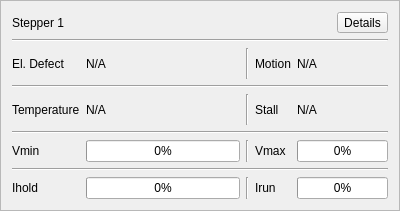
<?xml version="1.0" encoding="UTF-8"?>
<ui version="4.0">
 <class>OutputStepperFrame</class>
 <widget class="QFrame" name="OutputStepperFrame">
  <property name="geometry">
   <rect>
    <x>0</x>
    <y>0</y>
    <width>400</width>
    <height>211</height>
   </rect>
  </property>
  <property name="windowTitle">
   <string>Frame</string>
  </property>
  <property name="frameShape">
   <enum>QFrame::StyledPanel</enum>
  </property>
  <property name="frameShadow">
   <enum>QFrame::Raised</enum>
  </property>
  <layout class="QVBoxLayout" name="verticalLayout">
   <item>
    <layout class="QGridLayout" name="gridLayout">
     <item row="4" column="0">
      <widget class="QLabel" name="label_5">
       <property name="text">
        <string>Temperature</string>
       </property>
      </widget>
     </item>
     <item row="2" column="1">
      <widget class="QLabel" name="labelElDef">
       <property name="text">
        <string>N/A</string>
       </property>
      </widget>
     </item>
     <item row="2" column="4">
      <widget class="QLabel" name="labelMotion">
       <property name="text">
        <string>N/A</string>
       </property>
      </widget>
     </item>
     <item row="2" column="2">
      <widget class="Line" name="line_2">
       <property name="orientation">
        <enum>Qt::Vertical</enum>
       </property>
      </widget>
     </item>
     <item row="4" column="2">
      <widget class="Line" name="line_4">
       <property name="orientation">
        <enum>Qt::Vertical</enum>
       </property>
      </widget>
     </item>
     <item row="8" column="0">
      <widget class="QLabel" name="label_10">
       <property name="text">
        <string>Ihold</string>
       </property>
      </widget>
     </item>
     <item row="8" column="1">
      <widget class="QProgressBar" name="barIhold">
       <property name="maximum">
        <number>15</number>
       </property>
       <property name="value">
        <number>0</number>
       </property>
      </widget>
     </item>
     <item row="4" column="4">
      <widget class="QLabel" name="labelStall">
       <property name="text">
        <string>N/A</string>
       </property>
      </widget>
     </item>
     <item row="2" column="3">
      <widget class="QLabel" name="label_3">
       <property name="text">
        <string>Motion</string>
       </property>
      </widget>
     </item>
     <item row="6" column="3">
      <widget class="QLabel" name="label_11">
       <property name="text">
        <string>Vmax</string>
       </property>
      </widget>
     </item>
     <item row="4" column="3">
      <widget class="QLabel" name="label_7">
       <property name="text">
        <string>Stall</string>
       </property>
      </widget>
     </item>
     <item row="0" column="0">
      <widget class="QLabel" name="labelName">
       <property name="text">
        <string>Stepper 1</string>
       </property>
      </widget>
     </item>
     <item row="6" column="1">
      <widget class="QProgressBar" name="barVmin">
       <property name="maximum">
        <number>15</number>
       </property>
       <property name="value">
        <number>0</number>
       </property>
      </widget>
     </item>
     <item row="4" column="1">
      <widget class="QLabel" name="labelTinfo">
       <property name="text">
        <string>N/A</string>
       </property>
      </widget>
     </item>
     <item row="8" column="3">
      <widget class="QLabel" name="label_12">
       <property name="text">
        <string>Irun</string>
       </property>
      </widget>
     </item>
     <item row="2" column="0">
      <widget class="QLabel" name="label">
       <property name="text">
        <string>El. Defect</string>
       </property>
      </widget>
     </item>
     <item row="6" column="0">
      <widget class="QLabel" name="label_9">
       <property name="text">
        <string>Vmin</string>
       </property>
      </widget>
     </item>
     <item row="0" column="5">
      <widget class="QToolButton" name="buttonDetails">
       <property name="text">
        <string>Details</string>
       </property>
      </widget>
     </item>
     <item row="0" column="1" colspan="4">
      <spacer name="horizontalSpacer">
       <property name="orientation">
        <enum>Qt::Horizontal</enum>
       </property>
       <property name="sizeHint" stdset="0">
        <size>
         <width>40</width>
         <height>20</height>
        </size>
       </property>
      </spacer>
     </item>
     <item row="6" column="4" colspan="2">
      <widget class="QProgressBar" name="barVmax">
       <property name="maximum">
        <number>15</number>
       </property>
       <property name="value">
        <number>0</number>
       </property>
      </widget>
     </item>
     <item row="8" column="4" colspan="2">
      <widget class="QProgressBar" name="barIrun">
       <property name="maximum">
        <number>15</number>
       </property>
       <property name="value">
        <number>0</number>
       </property>
      </widget>
     </item>
     <item row="6" column="2">
      <widget class="Line" name="line_7">
       <property name="orientation">
        <enum>Qt::Vertical</enum>
       </property>
      </widget>
     </item>
     <item row="8" column="2">
      <widget class="Line" name="line_8">
       <property name="orientation">
        <enum>Qt::Vertical</enum>
       </property>
      </widget>
     </item>
     <item row="1" column="0" colspan="6">
      <widget class="Line" name="line">
       <property name="orientation">
        <enum>Qt::Horizontal</enum>
       </property>
      </widget>
     </item>
     <item row="3" column="0" colspan="6">
      <widget class="Line" name="line_3">
       <property name="orientation">
        <enum>Qt::Horizontal</enum>
       </property>
      </widget>
     </item>
     <item row="5" column="0" colspan="6">
      <widget class="Line" name="line_5">
       <property name="orientation">
        <enum>Qt::Horizontal</enum>
       </property>
      </widget>
     </item>
     <item row="7" column="0" colspan="6">
      <widget class="Line" name="line_6">
       <property name="orientation">
        <enum>Qt::Horizontal</enum>
       </property>
      </widget>
     </item>
    </layout>
   </item>
  </layout>
 </widget>
 <resources/>
 <connections/>
</ui>
